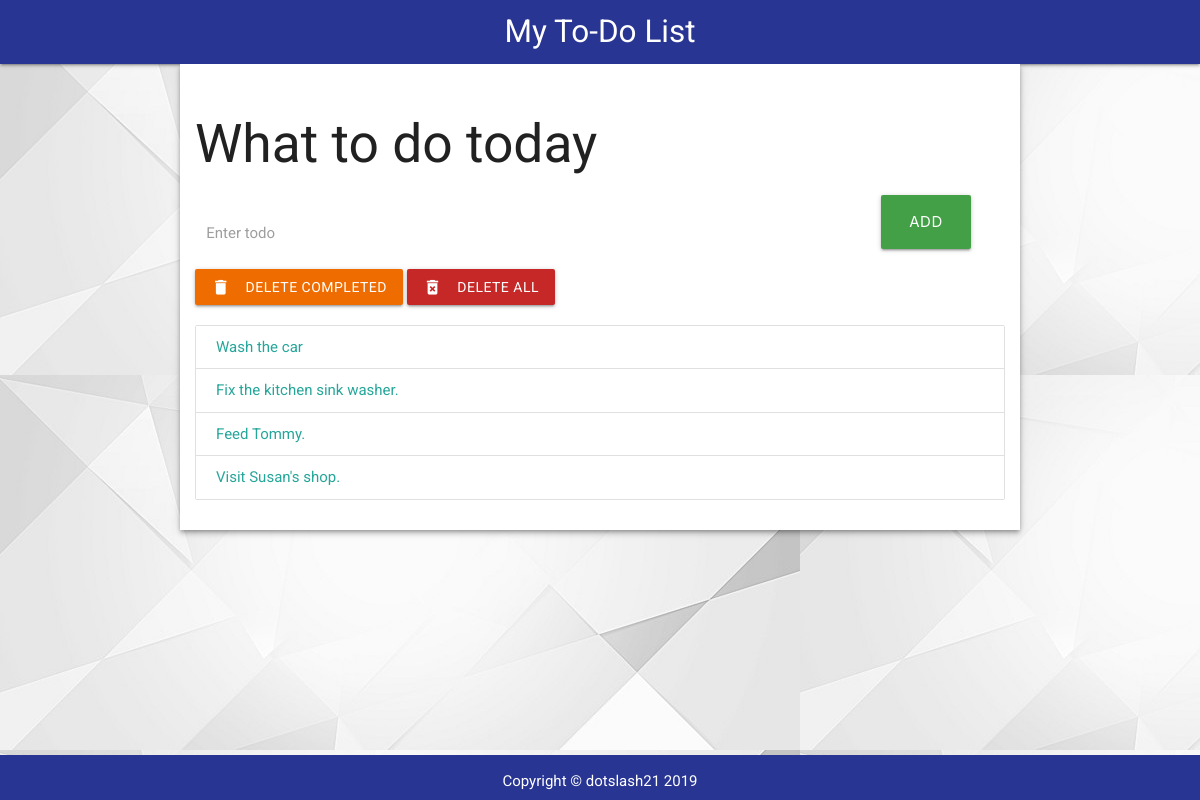
The app's page /, older data.
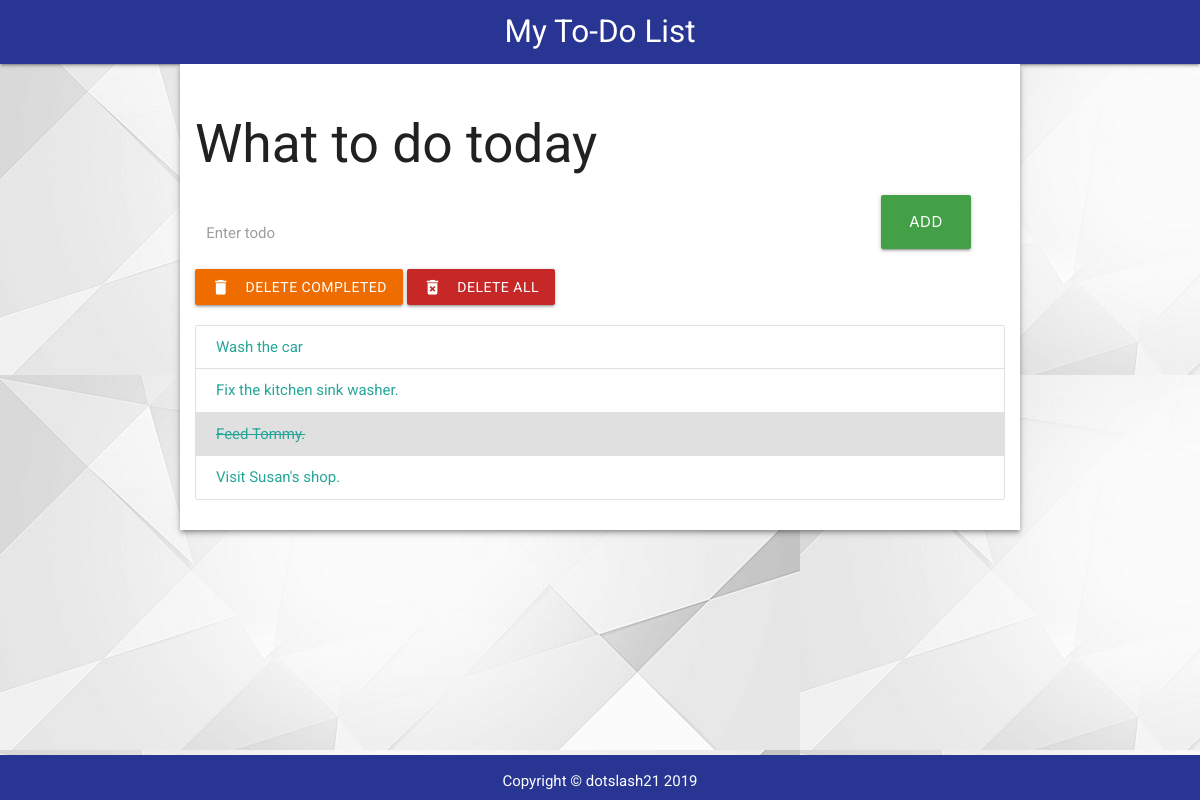
The same page, newer data.
### todolist/models.py (models this page shows, shortened)
class Todolist(models.Model):
    text = models.CharField(max_length=45)
    completed = models.BooleanField(default=False)

### todolist/views.py (the view)
# urls.py: path('', views.index, name='index'),
def index(request):
    todo_items = Todolist.objects.order_by('id')
    form = TodoListForm()
    context = {'todo_items': todo_items, 'form': form}
    return render(request, "todolist/index.html", context)

### todolist/templates/todolist/index.html (shortened to what this page needs)
{% load static %}
<!DOCTYPE html>
<html>
<head>
  <link rel="stylesheet" href="https://cdnjs.cloudflare.com/ajax/libs/materialize/1.0.0/css/materialize.min.css" />
  <link rel="stylesheet" href="{% static 'todolist/style.css' %}" />
</head>
<body>
  <header>
    <nav>
      <div class="nav-wrapper indigo darken-3">
        <a href="#" class="brand-logo center">My To-Do List</a>
      </div>
    </nav>
  </header>
  <main>
    <div class="container white z-depth-2">
      <h2>What to do today</h2>
      <form action="{% url 'add' %}" method="POST" role="form">
        <div class="row">
          <div class="input-field col s10">
            <label for="todo_text">Enter todo</label>
          </div>
          <div class="col s2">
            <button id="add-btn" class="waves-effect waves-light btn btn-large green darken-1">
              ADD
            </button>
          </div>
        </div>
      </form>
      <div class="row">
        <a href="{% url 'deletecompleted' %}" class="waves-effect waves-light btn orange darken-3">
          <i class="material-icons left">delete</i>DELETE COMPLETED
        </a>
        <a href="{% url 'deleteall' %}" class="waves-effect waves-light btn red darken-3">
          <i class="material-icons left">delete_forever</i>DELETE ALL
        </a>
      </div>
      <ul class="collection">
        {% for todolist in todo_items %}
          {% if todolist.completed %}
            <a class="collection-item task-complete">{{ todolist.text }}</a>
          {% else %}
            <a href="{% url 'completed' todolist.id %}" class="collection-item">{{ todolist.text }}</a>
          {% endif %}
        {% endfor %}
      </ul>
    </div>
  </main>
  <footer class="indigo darken-3">
    <p class="center-align white-text">
      Copyright &copy; dotslash21 2019
    </p>
  </footer>
</body>
</html>

### todolist/static/todolist/style.css (style rules this page uses)
html { height: 100%; margin: 0; }
body { min-height:100%; position:relative; padding-bottom: 3rem; font-family: "Roboto", sans-serif; background-image: url("./images/background.jpg"); }
main { flex: 1 0 auto; }
footer { position: absolute; left: 0 ; right: 0; bottom: 0; height: 3rem; }
.container { padding: 1rem; }
.task-complete { text-decoration: line-through; background-color: #e0e0e0 !important; }

Row changes from the older to the newer data that the page shows:
changed Todolist "Feed Tommy.": completed False → True (drawn)
